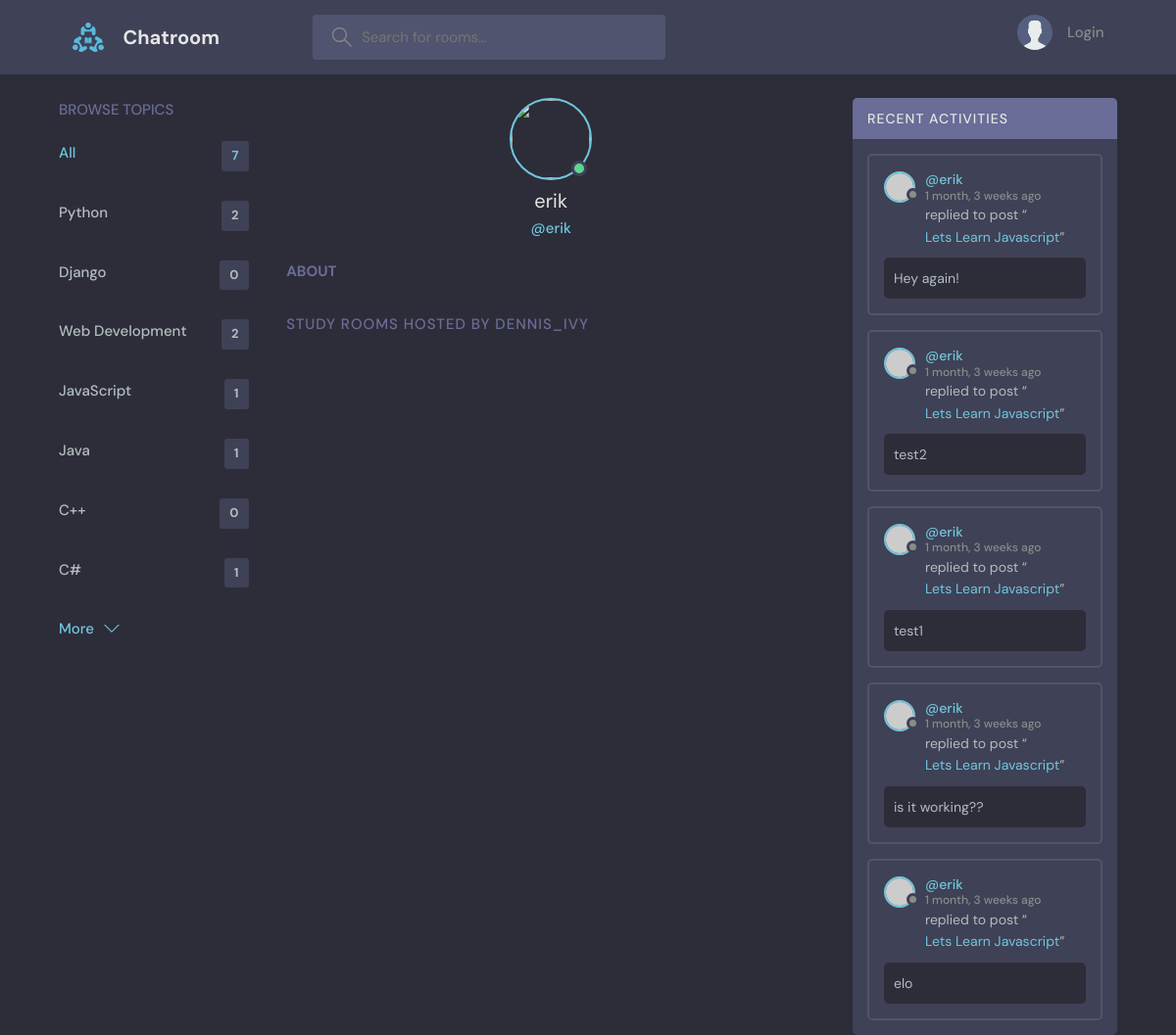
Screenshot of /profile/3/ with the database file from the repository.
### base/models.py (models this page shows, shortened)
class Topic(models.Model):
    name = models.CharField(max_length=200)

class Message(models.Model):
     user = models.ForeignKey(User, on_delete=models.CASCADE)
     room = models.ForeignKey(Room, on_delete=models.CASCADE)
     body = models.TextField()
     updated = models.DateTimeField(auto_now=True)
     created = models.DateTimeField(auto_now_add=True)
     class Meta:
        ordering = ['-updated', '-created']
     def __str__(self):
         return self.body[0:50] # for the first 50 characters

class Room(models.Model):
    host = models.ForeignKey(User, on_delete=models.SET_NULL, null=True)
    topic = models.ForeignKey(Topic, on_delete=models.SET_NULL, null=True)
    name= models.CharField(max_length=200) # Meaning this can't be blank
    description = models.TextField(null=True, blank=True)
    participants = models.ManyToManyField(User,related_name='participants', blank=True)
    updated = models.DateTimeField(auto_now=True)
    created = models.DateTimeField(auto_now_add=True)
    class Meta:
        ordering = ['-updated', '-created']
    def __str__(self):
        return self.name  #This will return name

### base/views.py (the view)
# urls.py: path('profile/<str:pk>/', views.userProfile, name="user-profile"),
def userProfile(request, pk):
    user = User.objects.get(id=pk)
    rooms = user.room_set.all()
    room_messages = user.message_set.all()
    topics = Topic.objects.all()
    context = {'user': user, 'rooms': rooms, 'room_messages': room_messages,
    'topics': topics}
    return render(request, 'base/profile.html', context)

### base/templates/base/profile.html (shortened to what this page needs)
{% extends 'main.html' %}
{% block content %}
<main class="profile-page layout layout--3">
  <div class="container">
    {% include 'base/topics_component.html' %}
    <div class="roomList">
      <div class="profile">
        <div class="profile__avatar">
          <div class="avatar avatar--large active">
            <img src="{{user.avatar.url}}" />
          </div>
        </div>
        <div class="profile__info">
          <h3>{{user.username}}</h3>
          <p>@{{user.username}}</p>
        </div>
        <div class="profile__about">
          <h3>About</h3>
        </div>
      </div>
      <div class="roomList__header">
        <div>
          <h2>Study Rooms Hosted by dennis_ivy</a>
          </h2>
        </div>
      </div>
    </div>
    {% include 'base/activity_component.html' %}
  </div>
</main>
{% endblock content %}

### base/templates/base/topics_component.html
<div class="topics">
    <div class="topics__header">
      <h2>Browse Topics</h2>
    </div>
    <ul class="topics__list">
      <li>
        <a href="{% url 'home' %}" class="active">All <span>{{topics.count}}</span></a>
      </li>
      {% for topic in topics %}
      <li>
        <a href="{% url 'home' %}?q={{topic.name}}">{{topic.name}} <span>{{topic.room_set.all.count}}</span></a>
      </li>
      {% endfor %}
    </ul>
    <a class="btn btn--link" href="topics.html">
      More
      <svg version="1.1" xmlns="http://www.w3.org/2000/svg" width="32" height="32" viewBox="0 0 32 32">
        <title>chevron-down</title>
        <path d="M16 21l-13-13h-3l16 16 16-16h-3l-13 13z"></path>
      </svg>
    </a>
  </div>

### base/templates/base/activity_component.html (shortened to what this page needs)
<div class="activities">
    <div class="activities__header">
      <h2>Recent Activities</h2>
    </div>
    {% for message in room_messages %}
    <div class="activities__box">
      <div class="activities__boxHeader roomListRoom__header">
        <a href="{% url 'user-profile' message.user.id %}" class="roomListRoom__author">
          <div class="avatar avatar--small">
            <img src="https://randomuser.me/api/portraits/women/11.jpg" />
          </div>
          <p>
            @{{message.user}}
            <span>{{message.created|timesince}} ago</span>
          </p>
        </a>
      </div>
      <div class="activities__boxContent">
        <p>replied to post “<a href="{% url 'rooms' message.room.id %}">{{message.room}}</a>”</p>
        <div class="activities__boxRoomContent">
          {{message.body}}
        </div>
      </div>
    </div>
    {% endfor %}
  </div>

### rows the page displays
Topic: name "Python", room_set.all.count "2"
Topic: name "Django", room_set.all.count "0"
Topic: name "Web Development", room_set.all.count "2"
Topic: name "JavaScript", room_set.all.count "1"
Topic: name "Java", room_set.all.count "1"
Topic: name "C++", room_set.all.count "0"
Topic: name "C#", room_set.all.count "1"
Message: user "erik", created "1 month, 3 weeks", room "Lets Learn Javascript", body "Hey again!"
Message: user "erik", created "1 month, 3 weeks", room "Lets Learn Javascript", body "test2"
Message: user "erik", created "1 month, 3 weeks", room "Lets Learn Javascript", body "test1"
Message: user "erik", created "1 month, 3 weeks", room "Lets Learn Javascript", body "is it working??"
Message: user "erik", created "1 month, 3 weeks", room "Lets Learn Javascript", body "elo"

### other values shown
{{ topics.count }} "7"
{{ user.username }} "erik"
